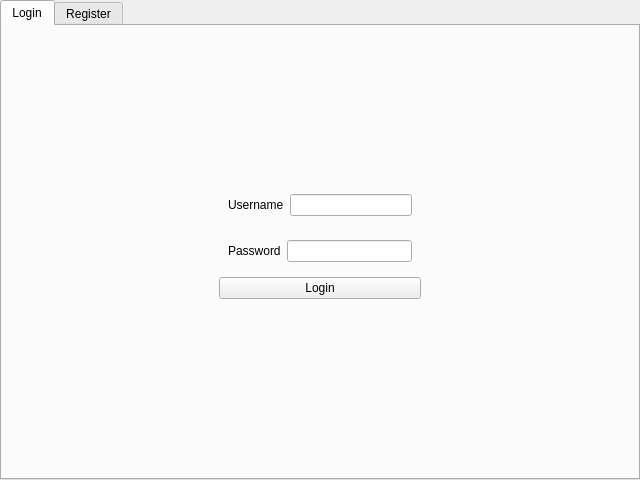
<?xml version="1.0" encoding="UTF-8"?>
<ui version="4.0">
 <class>AccessPage</class>
 <widget class="QWidget" name="AccessPage">
  <property name="geometry">
   <rect>
    <x>0</x>
    <y>0</y>
    <width>640</width>
    <height>480</height>
   </rect>
  </property>
  <property name="windowTitle">
   <string>Form</string>
  </property>
  <layout class="QGridLayout" name="gridLayout">
   <property name="leftMargin">
    <number>0</number>
   </property>
   <property name="topMargin">
    <number>0</number>
   </property>
   <property name="rightMargin">
    <number>0</number>
   </property>
   <property name="bottomMargin">
    <number>0</number>
   </property>
   <item row="0" column="0">
    <widget class="QTabWidget" name="tabWidget">
     <property name="currentIndex">
      <number>0</number>
     </property>
     <widget class="QWidget" name="login_tab">
      <attribute name="title">
       <string>Login</string>
      </attribute>
      <layout class="QGridLayout" name="gridLayout_2">
       <item row="2" column="2">
        <spacer name="horizontalSpacer_2">
         <property name="orientation">
          <enum>Qt::Horizontal</enum>
         </property>
         <property name="sizeHint" stdset="0">
          <size>
           <width>40</width>
           <height>20</height>
          </size>
         </property>
        </spacer>
       </item>
       <item row="1" column="1">
        <spacer name="verticalSpacer_3">
         <property name="orientation">
          <enum>Qt::Vertical</enum>
         </property>
         <property name="sizeHint" stdset="0">
          <size>
           <width>20</width>
           <height>40</height>
          </size>
         </property>
        </spacer>
       </item>
       <item row="4" column="0" colspan="3">
        <widget class="QLabel" name="loginStatusLabel">
         <property name="text">
          <string/>
         </property>
         <property name="alignment">
          <set>Qt::AlignCenter</set>
         </property>
        </widget>
       </item>
       <item row="2" column="0">
        <spacer name="horizontalSpacer">
         <property name="orientation">
          <enum>Qt::Horizontal</enum>
         </property>
         <property name="sizeHint" stdset="0">
          <size>
           <width>40</width>
           <height>20</height>
          </size>
         </property>
        </spacer>
       </item>
       <item row="2" column="1">
        <widget class="QWidget" name="widget_6" native="true">
         <layout class="QGridLayout" name="gridLayout_4">
          <property name="leftMargin">
           <number>0</number>
          </property>
          <property name="topMargin">
           <number>0</number>
          </property>
          <property name="rightMargin">
           <number>0</number>
          </property>
          <property name="bottomMargin">
           <number>0</number>
          </property>
          <item row="0" column="0">
           <widget class="QWidget" name="widget" native="true">
            <layout class="QHBoxLayout" name="horizontalLayout">
             <item>
              <widget class="QLabel" name="label">
               <property name="text">
                <string>Username</string>
               </property>
              </widget>
             </item>
             <item>
              <widget class="QLineEdit" name="loginUsernameInput"/>
             </item>
            </layout>
           </widget>
          </item>
          <item row="1" column="0">
           <widget class="QWidget" name="widget_2" native="true">
            <layout class="QHBoxLayout" name="horizontalLayout_2">
             <item>
              <widget class="QLabel" name="label_2">
               <property name="text">
                <string>Password</string>
               </property>
              </widget>
             </item>
             <item>
              <widget class="QLineEdit" name="loginPasswordInput"/>
             </item>
            </layout>
           </widget>
          </item>
          <item row="2" column="0">
           <widget class="QPushButton" name="loginButton">
            <property name="text">
             <string>Login</string>
            </property>
           </widget>
          </item>
         </layout>
        </widget>
       </item>
       <item row="3" column="1">
        <spacer name="verticalSpacer">
         <property name="orientation">
          <enum>Qt::Vertical</enum>
         </property>
         <property name="sizeHint" stdset="0">
          <size>
           <width>20</width>
           <height>40</height>
          </size>
         </property>
        </spacer>
       </item>
      </layout>
     </widget>
     <widget class="QWidget" name="register_tab">
      <attribute name="title">
       <string>Register</string>
      </attribute>
      <layout class="QGridLayout" name="gridLayout_3">
       <item row="1" column="1">
        <widget class="QWidget" name="widget_3" native="true">
         <layout class="QHBoxLayout" name="horizontalLayout_3">
          <item>
           <widget class="QLabel" name="label_3">
            <property name="text">
             <string>Username</string>
            </property>
           </widget>
          </item>
          <item>
           <widget class="QLineEdit" name="registerUsernameInput"/>
          </item>
         </layout>
        </widget>
       </item>
       <item row="3" column="1">
        <widget class="QWidget" name="widget_5" native="true">
         <layout class="QHBoxLayout" name="horizontalLayout_5">
          <item>
           <widget class="QLabel" name="label_5">
            <property name="text">
             <string>Confirm Password</string>
            </property>
           </widget>
          </item>
          <item>
           <widget class="QLineEdit" name="registerPasswordConfirmInput"/>
          </item>
         </layout>
        </widget>
       </item>
       <item row="2" column="1">
        <widget class="QWidget" name="widget_4" native="true">
         <layout class="QHBoxLayout" name="horizontalLayout_4">
          <item>
           <widget class="QLabel" name="label_4">
            <property name="text">
             <string>Password</string>
            </property>
           </widget>
          </item>
          <item>
           <widget class="QLineEdit" name="registerPasswordInput"/>
          </item>
         </layout>
        </widget>
       </item>
       <item row="5" column="1">
        <spacer name="verticalSpacer_2">
         <property name="orientation">
          <enum>Qt::Vertical</enum>
         </property>
         <property name="sizeHint" stdset="0">
          <size>
           <width>20</width>
           <height>40</height>
          </size>
         </property>
        </spacer>
       </item>
       <item row="0" column="1">
        <spacer name="verticalSpacer_4">
         <property name="orientation">
          <enum>Qt::Vertical</enum>
         </property>
         <property name="sizeHint" stdset="0">
          <size>
           <width>20</width>
           <height>40</height>
          </size>
         </property>
        </spacer>
       </item>
       <item row="1" column="2">
        <spacer name="horizontalSpacer_4">
         <property name="orientation">
          <enum>Qt::Horizontal</enum>
         </property>
         <property name="sizeHint" stdset="0">
          <size>
           <width>40</width>
           <height>20</height>
          </size>
         </property>
        </spacer>
       </item>
       <item row="1" column="0">
        <spacer name="horizontalSpacer_3">
         <property name="orientation">
          <enum>Qt::Horizontal</enum>
         </property>
         <property name="sizeHint" stdset="0">
          <size>
           <width>40</width>
           <height>20</height>
          </size>
         </property>
        </spacer>
       </item>
       <item row="4" column="1">
        <widget class="QPushButton" name="registerButton">
         <property name="text">
          <string>Register</string>
         </property>
        </widget>
       </item>
       <item row="6" column="0" colspan="3">
        <widget class="QLabel" name="registerStatusLabel">
         <property name="text">
          <string/>
         </property>
         <property name="alignment">
          <set>Qt::AlignCenter</set>
         </property>
        </widget>
       </item>
      </layout>
     </widget>
    </widget>
   </item>
  </layout>
 </widget>
 <resources/>
 <connections/>
</ui>
